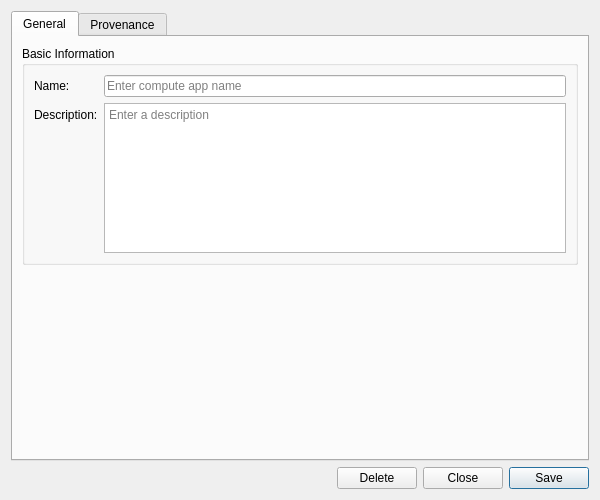
<?xml version="1.0" encoding="UTF-8"?>
<ui version="4.0">
 <class>AppDetailDialog</class>
 <widget class="QWidget" name="AppDetailDialog">
  <property name="geometry">
   <rect>
    <x>0</x>
    <y>0</y>
    <width>600</width>
    <height>500</height>
   </rect>
  </property>
  <property name="sizePolicy">
   <sizepolicy hsizetype="Preferred" vsizetype="Preferred">
    <horstretch>0</horstretch>
    <verstretch>0</verstretch>
   </sizepolicy>
  </property>
  <property name="minimumSize">
   <size>
    <width>600</width>
    <height>500</height>
   </size>
  </property>
  <property name="windowTitle">
   <string>App Details</string>
  </property>
  <layout class="QVBoxLayout" name="verticalLayout">
   <item>
    <widget class="QTabWidget" name="tabWidget">
     <property name="currentIndex"><number>0</number></property>
     <widget class="QWidget" name="generalTab">
      <attribute name="title"><string>General</string></attribute>
      <layout class="QVBoxLayout" name="generalLayout">
       <item>
        <widget class="QGroupBox" name="basicInfoGroup">
         <property name="title">
          <string>Basic Information</string>
         </property>
         <layout class="QFormLayout" name="formLayout">
          <item row="0" column="0">
           <widget class="QLabel" name="labelName">
            <property name="text">
             <string>Name:</string>
            </property>
           </widget>
          </item>
          <item row="0" column="1">
           <widget class="QLineEdit" name="nameEdit">
            <property name="placeholderText">
             <string>Enter compute app name</string>
            </property>
           </widget>
          </item>
          <item row="1" column="0">
           <widget class="QLabel" name="labelDescription">
            <property name="text">
             <string>Description:</string>
            </property>
           </widget>
          </item>
          <item row="1" column="1">
           <widget class="QPlainTextEdit" name="descriptionEdit">
            <property name="minimumSize">
             <size>
              <width>0</width>
              <height>80</height>
             </size>
            </property>
            <property name="maximumSize">
             <size>
              <width>16777215</width>
              <height>150</height>
             </size>
            </property>
            <property name="placeholderText">
             <string>Enter a description</string>
            </property>
           </widget>
          </item>
         </layout>
        </widget>
       </item>
       <item>
        <spacer name="verticalSpacer">
         <property name="orientation">
          <enum>Qt::Vertical</enum>
         </property>
         <property name="sizeHint" stdset="0">
          <size>
           <width>20</width>
           <height>40</height>
          </size>
         </property>
        </spacer>
       </item>
      </layout>
     </widget>
     <widget class="QWidget" name="provenanceTab">
      <attribute name="title"><string>Provenance</string></attribute>
      <layout class="QVBoxLayout" name="provenanceTabLayout">
       <item>
        <widget class="ores::qt::ProvenanceWidget" name="provenanceWidget" native="true"/>
       </item>
      </layout>
     </widget>
    </widget>
   </item>
   <item>
    <layout class="QHBoxLayout" name="buttonLayout">
     <item>
      <spacer name="horizontalSpacer">
       <property name="orientation">
        <enum>Qt::Horizontal</enum>
       </property>
       <property name="sizeHint" stdset="0">
        <size>
         <width>40</width>
         <height>20</height>
        </size>
       </property>
      </spacer>
     </item>
     <item>
      <widget class="QPushButton" name="deleteButton">
       <property name="text">
        <string>Delete</string>
       </property>
      </widget>
     </item>
     <item>
      <widget class="QPushButton" name="closeButton">
       <property name="text">
        <string>Close</string>
       </property>
      </widget>
     </item>
     <item>
      <widget class="QPushButton" name="saveButton">
       <property name="text">
        <string>Save</string>
       </property>
       <property name="default">
        <bool>true</bool>
       </property>
      </widget>
     </item>
    </layout>
   </item>
  </layout>
 </widget>
 <customwidgets>
  <customwidget>
   <class>ores::qt::ProvenanceWidget</class>
   <extends>QWidget</extends>
   <header>ores.qt/ProvenanceWidget.hpp</header>
  </customwidget>
 </customwidgets>
 <resources/>
 <connections/>
</ui>
